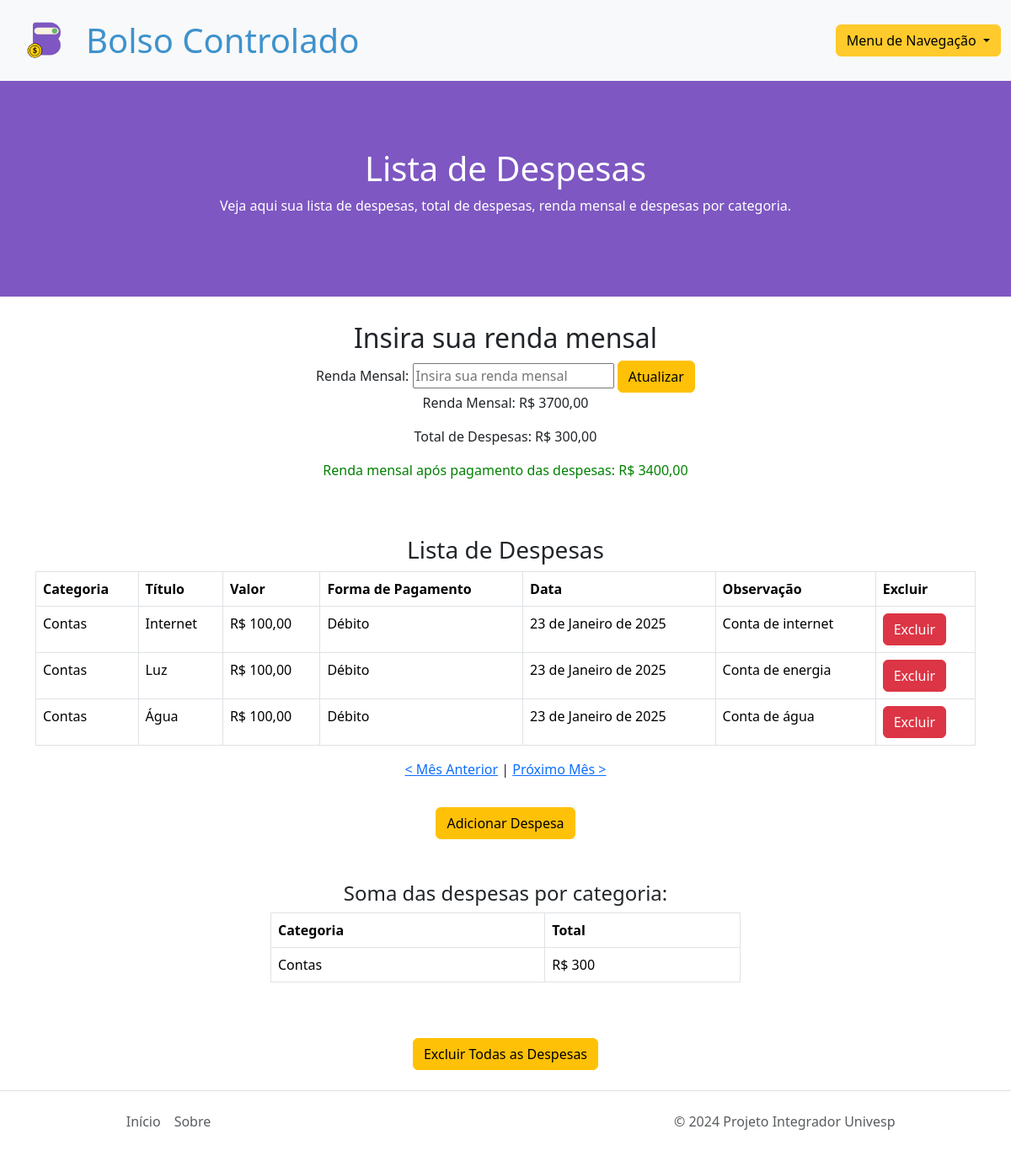
Screenshot of /expenses/2025/1/ (signed in) with the database file from the repository.
### expenses/models.py (models this page shows, shortened)
class UserProfile(models.Model):
    user = models.OneToOneField(User, on_delete=models.CASCADE, related_name='user_profile')  # Adicione related_name
    salary = models.DecimalField(max_digits=10, decimal_places=2, default=0)

class Expense(models.Model):
    expense_category = models.CharField(max_length=20, choices=CATEGORY_CHOICES, verbose_name='Categoria', default='categoria1')
    title = models.CharField(max_length=30, verbose_name='Título')
    amount = models.DecimalField(max_digits=10, decimal_places=2, verbose_name='Valor')
    date = models.DateField(verbose_name='Data')
    user = models.ForeignKey(User, on_delete=models.CASCADE, related_name='expenses')
    payment_method = models.CharField(blank=True, max_length=20, choices=PAYMENT_CHOICES, verbose_name='Forma de Pagamento (Opcional)', default='Dinheiro')
    observation = models.TextField(blank=True, verbose_name='Observação', max_length=60)
    duration_months = models.IntegerField(verbose_name='Duração em Meses', default=1)
    class Meta:
        verbose_name = 'Despesa'
        verbose_name_plural = 'Despesas'

### expenses/views.py (the view, shortened to what this page needs)
# urls.py: path('expenses/', ExpenseListView.as_view(), name='expense_list'),
class ExpenseListView(LoginRequiredMixin, ListView):
    model = Expense
    template_name = 'expenses/expense_list.html'
    context_object_name = 'expenses'
    def get_queryset(self):
        year = self.kwargs.get('year', None)
        month = self.kwargs.get('month', None)
        if year is None or month is None:
            current_date = datetime.now()
            year = current_date.year
            month = current_date.month
        return Expense.objects.filter(user=self.request.user, date__year=year, date__month=month)
    def get_context_data(self, **kwargs):
        context = super().get_context_data(**kwargs)
        year = int(self.kwargs.get('year', datetime.now().year))
        month = int(self.kwargs.get('month', datetime.now().month))
        prev_month, prev_year = (month - 1, year) if month > 1 else (12, year - 1)
        next_month, next_year = (month + 1, year) if month < 12 else (1, year + 1)
        expenses = self.get_queryset()
        total_expenses = expenses.aggregate(total=Sum('amount'))['total'] or 0
        salary = UserProfile.objects.get(user=self.request.user).salary if UserProfile.objects.filter(user=self.request.user).exists() else None
        difference = salary - total_expenses if salary is not None else None
        expenses_by_category = expenses.values('expense_category').annotate(total_amount=Sum('amount'))
        context.update({
            'total_expenses': round(total_expenses, 2),
            'salary': salary,
            'difference': difference,
            'expenses_by_category': expenses_by_category,
            'year': year,
            'month': month,
            'prev_year': prev_year,
            'prev_month': prev_month,
            'next_year': next_year,
            'next_month': next_month,
        })
        return context

### expenses/templates/expenses/expense_list.html (shortened to what this page needs)
{% extends 'base-3.html' %}
{% load static %}
{% block content %}
<div id="banner">
    <h1 id="cor-letra-banner">Lista de Despesas</h1>
    <p id="cor-letra-banner">Veja aqui sua lista de despesas, total de despesas, renda mensal e despesas por categoria.</p>
</div>
<div class="text-center" style="padding-top: 30px;">
    <h2>Insira sua renda mensal</h2>
    <form action="{% url 'expense_list' %}" method="post">
        <label for="salary">Renda Mensal:</label>
        <input type="text" id="salary" name="salary" placeholder="Insira sua renda mensal">
        <button class="btn btn-warning" type="submit">Atualizar</button>
    </form>
    {% if salary %}
    <p>Renda Mensal: R$ {{ salary }}</p>
    {% endif %}
    <p>Total de Despesas: R$ {{ total_expenses }}</p>
    {% if difference is not None %}
    {% if difference >= 0 %}
        <p style="color: green;">Renda mensal após pagamento das despesas: R$ {{ difference }}</p>
    {% else %}
        <p style="color: red;">Renda mensal após pagamento das despesas: <span style="color: red;">R$ {{ difference }}</span> <span style="color: red;">(Renda negativa)</span></p>
    {% endif %}
{% endif %}
</div>
<h3 class="text-center" style="padding-top: 50px;">Lista de Despesas</h3>
<div class="table-responsive">
    <table class="table table-bordered">
        <thead>
            <tr>
                <th scope="col">Categoria</th>
                <th scope="col">Título</th>
                <th scope="col">Valor</th>
                <th scope="col">Forma de Pagamento</th>
                <th scope="col">Data</th>
                <th scope="col">Observação</th>
                <th scope="col">Excluir</th>
            </tr>
        </thead>
        <tbody>
            {% for expense in expenses %}
            <tr>
                <td>{{ expense.expense_category }}</td>
                <td>{{ expense.title }}</td>
                <td>R$ {{ expense.amount }}</td>
                <td>{{ expense.payment_method }}</td>
                <td>{{ expense.date }}</td>
                <td>{{ expense.observation }}</td>
                <td>
                    <form action="{% url 'delete_expense' expense.id %}" method="post" style="display: inline;">
                        <button type="submit" class="btn btn-danger">Excluir</button>
                    </form>
                </td>
            </tr>
            {% endfor %}
        </tbody>
    </table>
</div>
<div class="text-center" style="margin-bottom:3%">
    {% if year and month %}
        <p>
            <a href="{% if month > 1 %}{% url 'expense_list_month' year=year month=month|add:'-1' %}{% else %}{% url 'expense_list_month' year=year|add:'-1' month=12 %}{% endif %}">&lt; Mês Anterior</a> |
            <a href="{% if month < 12 %}{% url 'expense_list_month' year=year month=month|add:'1' %}{% else %}{% url 'expense_list_month' year=year|add:'1' month=1 %}{% endif %}">Próximo Mês &gt;</a>
        </p>
    {% endif %}
</div>
<div class="text-center">
    <button class="btn btn-warning" onclick="window.location.href='{% url 'add_expense' %}'">Adicionar Despesa</button>
</div>
<div>
    <div class="col-6 mx-auto">
        <h4 class="text-center" style="padding-top: 50px;">Soma das despesas por categoria:</h4>
        <div class="table-responsive">
            <table class="table table-bordered">
                <thead>
                    <tr>
                        <th scope="col">Categoria</th>
                        <th scope="col">Total</th>
                    </tr>
                </thead>
                <tbody>
                    {% for category in expenses_by_category %}
                    <tr>
                        <td>{{ category.expense_category }}</td>
                        <td>R$ {{ category.total_amount }}</td>
                    </tr>
                    {% endfor %}
                </tbody>
            </table>
        </div>
    </div>
</div>
<div class="text-center" style="margin-top: 50px;">
    <button class="btn btn-warning" data-toggle="modal" data-target="#confirmDeleteModal">Excluir Todas as Despesas</button>
</div>
{% endblock content %}

### static/css/expenses.css (style rules this page uses)
:root { --obs: red; --letras-nav-bar-preto: #000000; --fundo-banner: #7E57C2; --letras-banner: #ffffff; --letras-nav-bar-azul: #3E92CC; --cor-input: #cfcfcfcf; }
body, html { margin: 0; padding: 0; overflow-x: hidden; }
#banner { background-color: var(--fundo-banner); padding: 5rem; text-align: center; width: 100vw; margin-left: calc(50% - 50vw); margin-right: calc(50% - 50vw); }
#cor-letra-banner { color: var(--letras-banner); }

### rows the page displays
UserProfile: salary "3700,00"
Expense: expense_category "Contas", title "Internet", amount "100,00", payment_method "Débito", date "23 de Janeiro de 2025", observation "Conta de internet"
Expense: expense_category "Contas", title "Luz", amount "100,00", payment_method "Débito", date "23 de Janeiro de 2025", observation "Conta de energia"
Expense: expense_category "Contas", title "Água", amount "100,00", payment_method "Débito", date "23 de Janeiro de 2025", observation "Conta de água"

### other values shown
{{ total_expenses }} "300,00"
{{ difference }} "3400,00"
{{ category.expense_category }} "Contas"
{{ category.total_amount }} "300"
